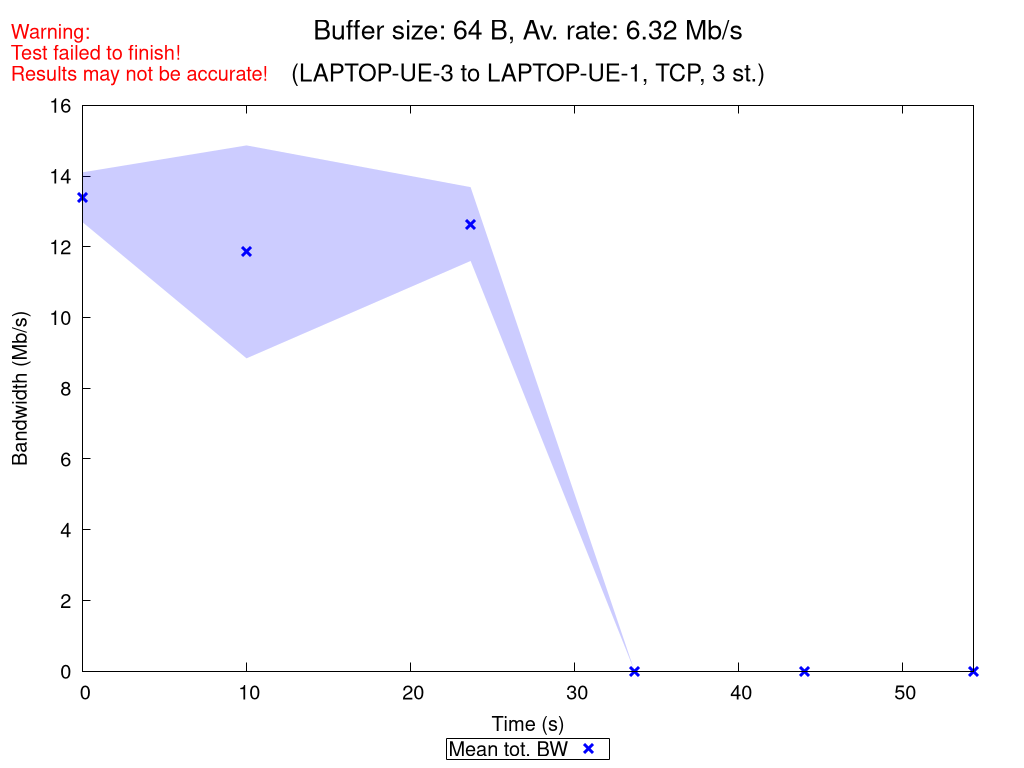

Here is the gnuplot script that generated this plot:
set terminal pngcairo nocrop enhanced size 1024,768 font "Verdana,15"
set output "TCP_3_st_2020_10_06_16-04-51_two2one_00064B.png"

set title "{/=20 Buffer size: 64 B, Av. rate: 6.32 Mb/s}\n\n{/=18 (LAPTOP-UE-3 to LAPTOP-UE-1, TCP, 3 st.)}"
set label "Warning:\nTest failed to finish!\nResults may not be accurate!" at screen 0.01, screen 0.96 tc rgb "red"

set xlabel "Time (s)"
set ylabel "Bandwidth (Mb/s)"
set ytics nomirror
set key bmargin center horizontal box samplen 1 width -1
set bmargin 4.6
set rmargin 4.5

rf = 1000000.0  # rate factor
set style fill transparent solid 0.2 noborder
set autoscale xfix
plot "TCP_3_st_2020_10_06_16-04-51_two2one_00064B_iperf_processed.dat" using 1:($2/rf-$3/rf):($2/rf+$3/rf) with filledcurves lc rgb "blue" notitle, \
     "" using 1:($2/rf) with points pt 2 ps 1.5 lw 3 lc rgb "blue" title "Mean tot. BW", \
